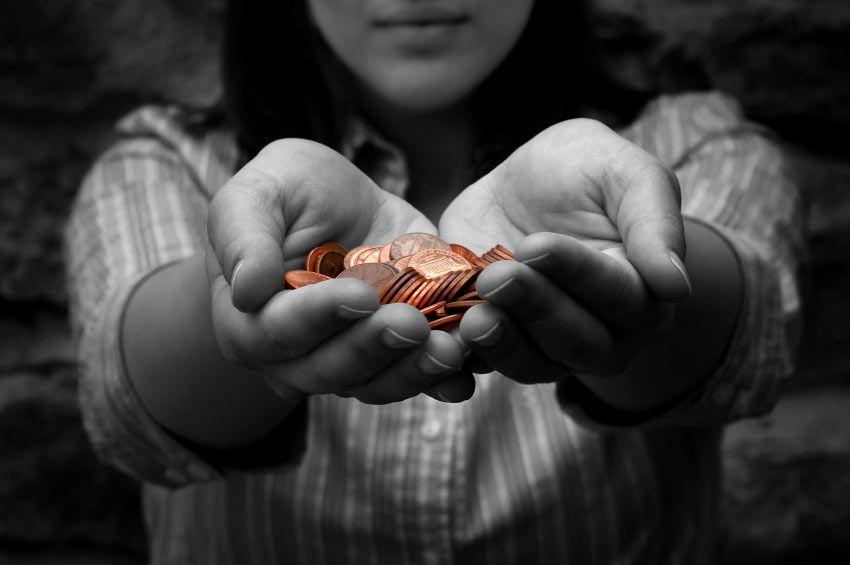
#> input picture giving.jpg, 850 x 565 px
$ jupyter execute Konvolusi.ipynb   (shell and % lines are left out)
#> lines starting #> are read from the running program, lines starting #| are printed output that depends on the picture
[cell 1]
import matplotlib.pyplot as plt #grafik

from skimage import data #menggunakan modul data yang disediakan oleh pustaka skimage
from skimage.io import imread #untuk membaca gambar dari file ke dalam bentuk array NumPy
from skimage.color import rgb2gray #untuk mengimpor fungsi rgb2gray dari modul color dalam pustaka skimage (scikit-image)
import numpy as np  #data dalam bentuk array

import cv2 #mengimpor gambar

[cell 2]
citra1 = imread(fname="giving.jpg") #ntuk membaca gambar dengan nama file "gedung.jpg"
#> citra1 is the input picture: shape (565, 850, 3); mean R, G, B 57.8, 56.7, 56.3
print(citra1.shape) # untuk mencetak (menampilkan) informasi tentang dimensi (jumlah baris, jumlah kolom, dan jumlah saluran warna) dari citra
#| (565, 850, 3)

plt.imshow(citra1, cmap='gray') #Citra ditampilkan dalam skala abu-abu (grayscale) dengan menggunakan map pewarnaan (colormap)

[cell 3]
#untuk membuat sebuah array NumPy dengan ukuran 3x3 dan elemen-elemen yang diberikan.
kernel = np.array([[-1, 0, -1],
                   [0, 4, 0],
                   [-1, 0, -1]])

citraOutput = cv2.filter2D(citra1, -1, kernel) #menggunakan fungsi filter2D dari pustaka OpenCV untuk menerapkan filter kernel pada citra citra1 dan menghasilkan citra hasil filter yang disimpan dalam variabel citraOutput
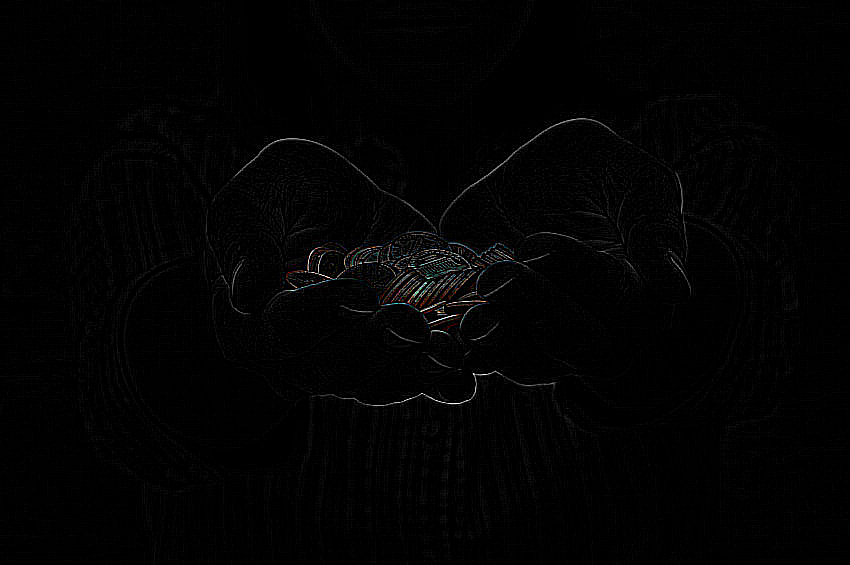
#> citraOutput: shape (565, 850, 3); mean R, G, B 2.6, 2.6, 2.6

fig, axes = plt.subplots(1, 2, figsize=(12, 12)) #ntuk membuat objek gambar (figure) dan objek sumbu (axes) dalam bentuk grid dengan 1 baris dan 2 kolom, dengan ukuran (dimensi) gambar sebesar 12x12 inci.
ax = axes.ravel()#untuk meratakan (flatten) objek array

ax[0].imshow(citra1, cmap = 'gray')#Citra ditampilkan dalam skala abu-abu (grayscale)
ax[0].set_title("Citra Input")# judul
ax[1].imshow(citraOutput, cmap = 'gray')#Citra ditampilkan dalam skala abu-abu (grayscale)
ax[1].set_title("Citra Output")# judul
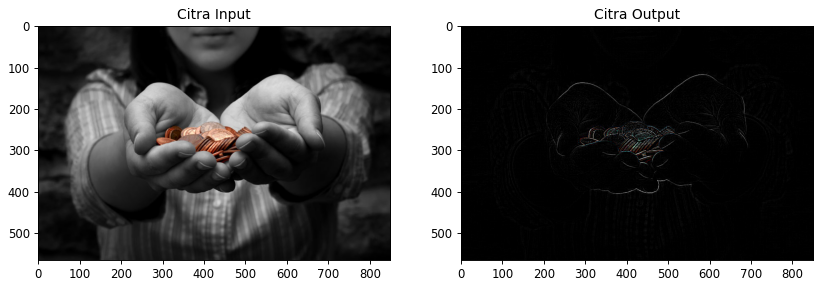
#> figure drawn by matplotlib, 2 panels

$ run again, with ilham.jpg copied over giving.jpg
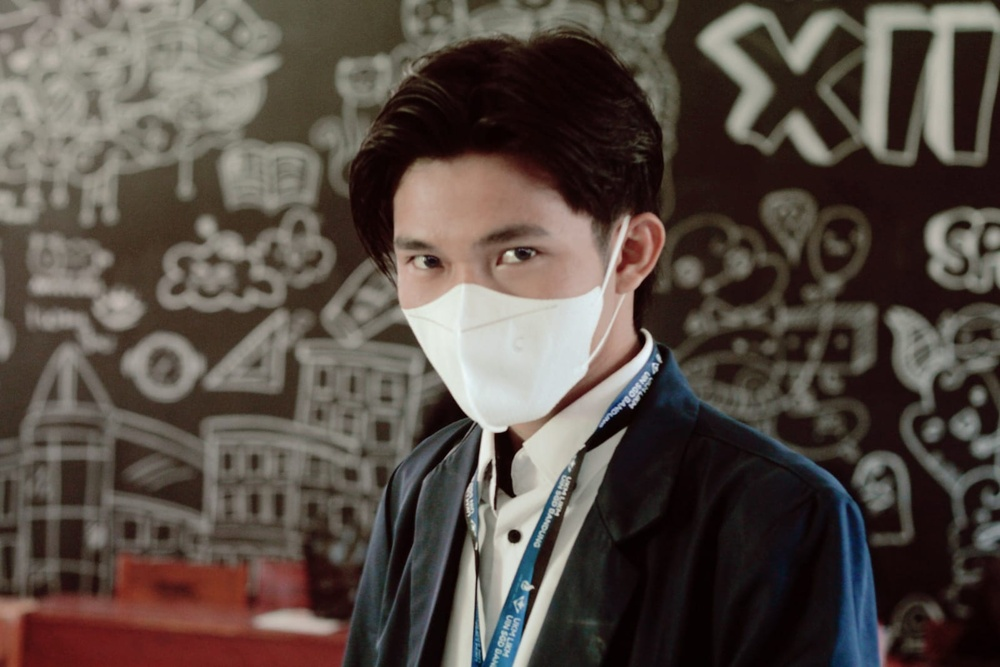
#> input picture ilham.jpg, 1000 x 667 px, shrunk from 1599 x 1066 before the run
#> citra1 is the input picture: shape (667, 1000, 3); mean R, G, B 87.1, 76.7, 69.8
#| (667, 1000, 3)
#> `citraOutput = cv2.filter2D(citra1, -1, kernel)`:
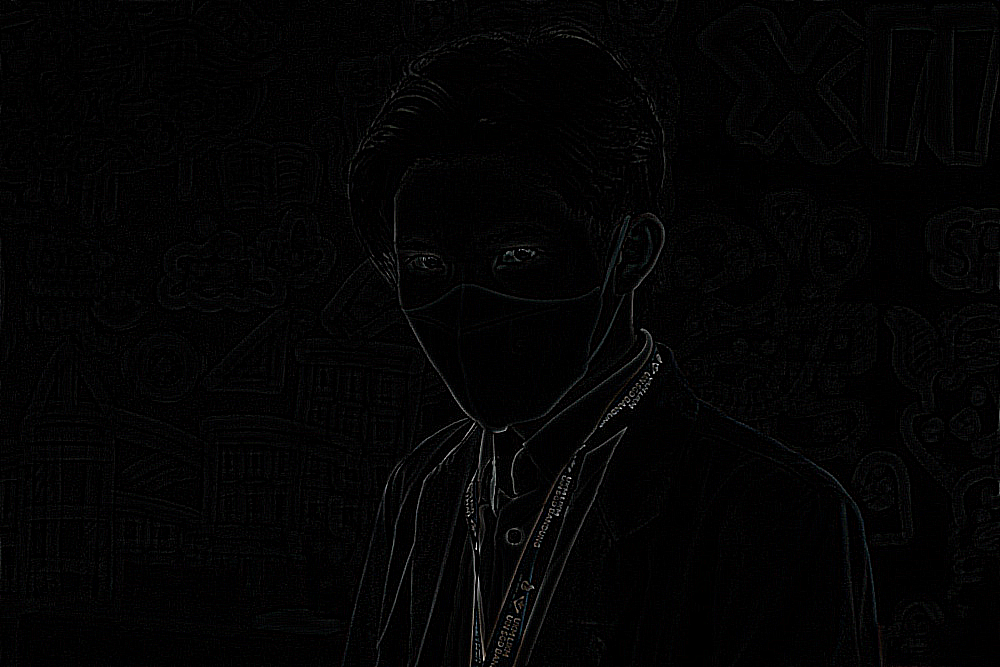
#> citraOutput: shape (667, 1000, 3); mean R, G, B 3.6, 3.5, 3.6
#> `[cell 3] #untuk membuat sebuah array NumPy dengan ukuran 3x3 dan eleme..`:
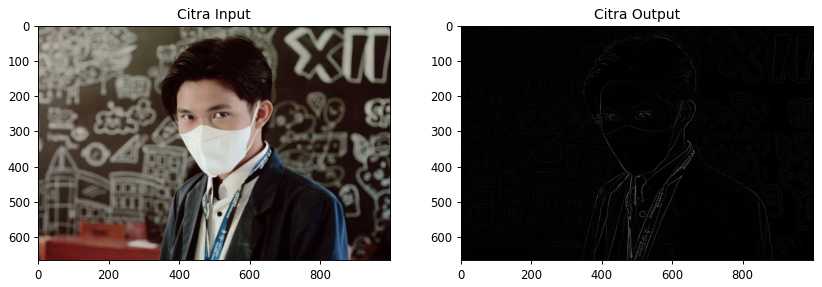
#> figure drawn by matplotlib, 2 panels

$ run again, with maulana.jpg copied over giving.jpg
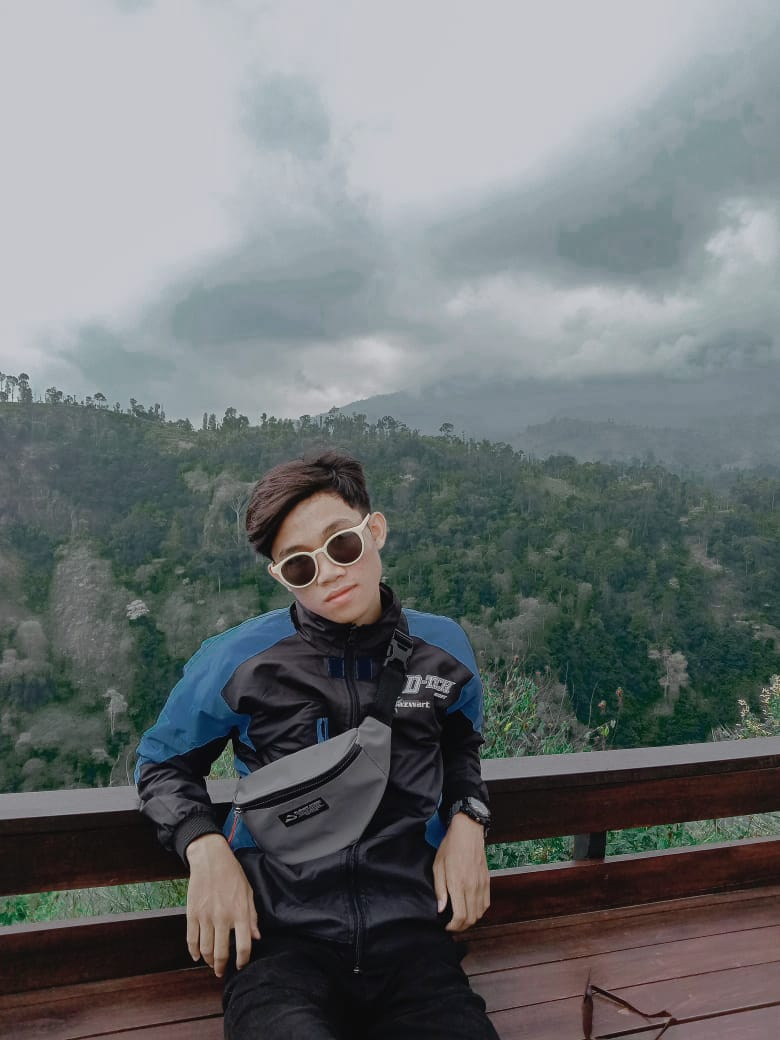
#> input picture maulana.jpg, 780 x 1040 px
#> citra1 is the input picture: shape (1040, 780, 3); mean R, G, B 108.4, 113.3, 114.6
#| (1040, 780, 3)
#> `citraOutput = cv2.filter2D(citra1, -1, kernel)`:
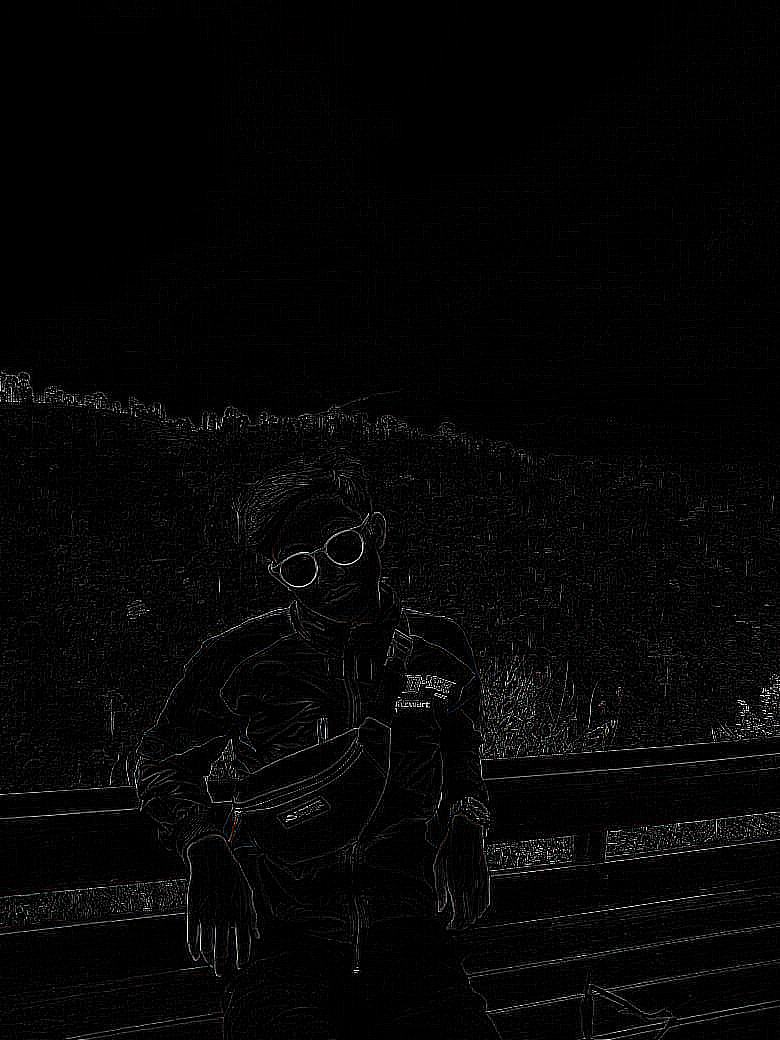
#> citraOutput: shape (1040, 780, 3); mean R, G, B 5.8, 5.7, 5.7
#> `[cell 3] #untuk membuat sebuah array NumPy dengan ukuran 3x3 dan eleme..`:
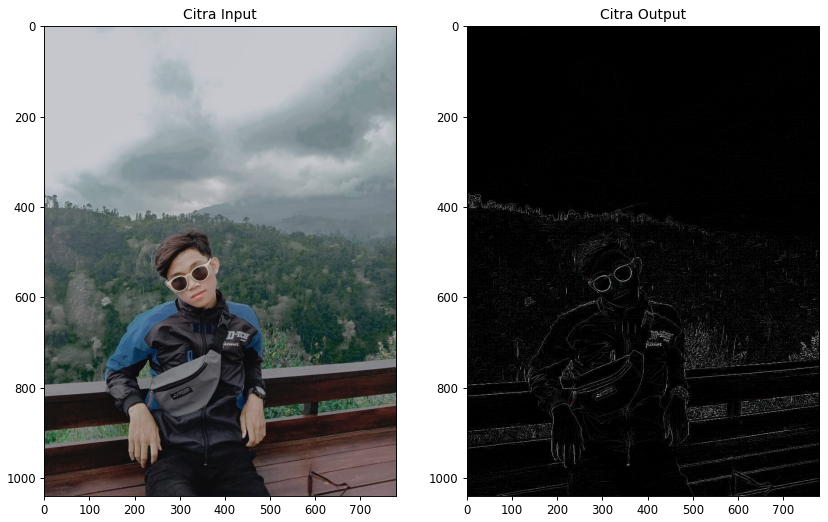
#> figure drawn by matplotlib, 2 panels
